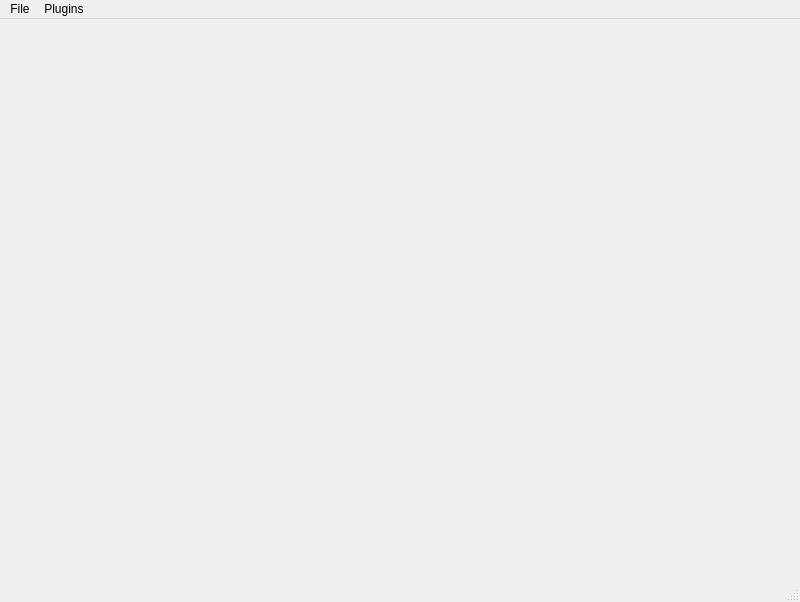
<?xml version="1.0" encoding="UTF-8"?>
<ui version="4.0">
 <class>MainWindow</class>
 <widget class="QMainWindow" name="MainWindow">
  <property name="geometry">
   <rect>
    <x>0</x>
    <y>0</y>
    <width>800</width>
    <height>602</height>
   </rect>
  </property>
  <property name="windowTitle">
   <string>IPBEC</string>
  </property>
  <widget class="QWidget" name="centralwidget"/>
  <widget class="QMenuBar" name="menubar">
   <property name="geometry">
    <rect>
     <x>0</x>
     <y>0</y>
     <width>800</width>
     <height>21</height>
    </rect>
   </property>
   <widget class="QMenu" name="menuFile">
    <property name="title">
     <string>File</string>
    </property>
    <addaction name="actionOpen_Directory"/>
    <addaction name="actionDark_File"/>
    <addaction name="separator"/>
    <addaction name="actionRefresh"/>
    <addaction name="separator"/>
    <addaction name="actionSave"/>
    <addaction name="separator"/>
    <addaction name="actionQuit"/>
   </widget>
   <widget class="QMenu" name="menuPlugins">
    <property name="title">
     <string>Plugins</string>
    </property>
   </widget>
   <addaction name="menuFile"/>
   <addaction name="menuPlugins"/>
  </widget>
  <widget class="QStatusBar" name="statusbar"/>
  <action name="actionOpen_Directory">
   <property name="text">
    <string>Open Directory</string>
   </property>
   <property name="toolTip">
    <string>Change current directory</string>
   </property>
   <property name="shortcut">
    <string>Ctrl+O</string>
   </property>
  </action>
  <action name="actionDark_File">
   <property name="text">
    <string>Dark Image</string>
   </property>
   <property name="toolTip">
    <string>Select Dark Image</string>
   </property>
  </action>
  <action name="actionRefresh">
   <property name="text">
    <string>Refresh</string>
   </property>
   <property name="shortcut">
    <string>F5</string>
   </property>
  </action>
  <action name="actionClean">
   <property name="text">
    <string>Clean</string>
   </property>
  </action>
  <action name="actionUse_Cleaned">
   <property name="checkable">
    <bool>true</bool>
   </property>
   <property name="text">
    <string>Use Cleaned</string>
   </property>
  </action>
  <action name="actionUse_ROI_While_Cleaning">
   <property name="checkable">
    <bool>true</bool>
   </property>
   <property name="text">
    <string>Use ROI While Cleaning</string>
   </property>
  </action>
  <action name="actionSave">
   <property name="text">
    <string>Save Analysis</string>
   </property>
   <property name="shortcut">
    <string>Ctrl+S</string>
   </property>
  </action>
  <action name="actionQuit">
   <property name="text">
    <string>Quit</string>
   </property>
  </action>
 </widget>
 <resources/>
 <connections>
  <connection>
   <sender>actionQuit</sender>
   <signal>triggered()</signal>
   <receiver>MainWindow</receiver>
   <slot>close()</slot>
   <hints>
    <hint type="sourcelabel">
     <x>-1</x>
     <y>-1</y>
    </hint>
    <hint type="destinationlabel">
     <x>399</x>
     <y>300</y>
    </hint>
   </hints>
  </connection>
 </connections>
</ui>
